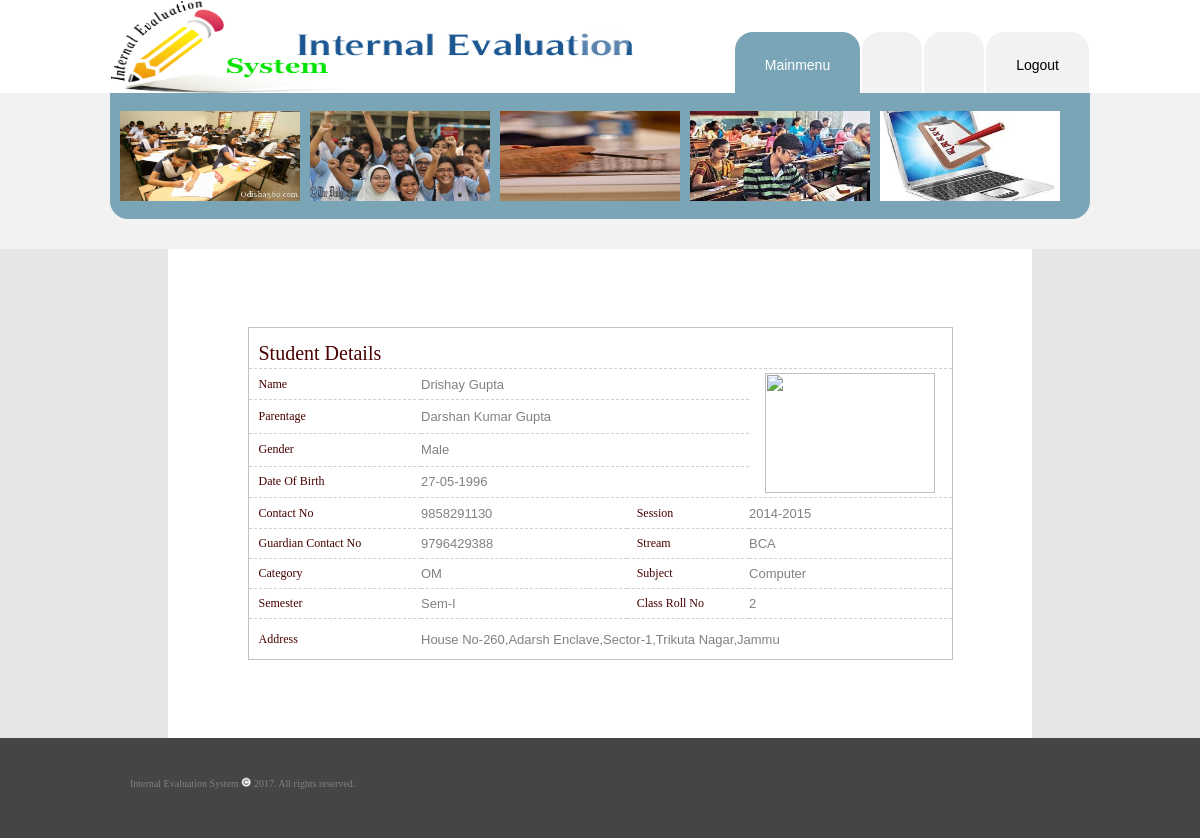
/danish/student_view.php?sid=58ef40ec2ce0d (signed in), run on the app's committed database.
### tables this page shows
CREATE TABLE IF NOT EXISTS `student_detail` (
  `studentid` varchar(50) NOT NULL,
  `name` varchar(100) NOT NULL,
  `parentage` varchar(100) NOT NULL,
  `gender` varchar(20) NOT NULL,
  `dateofbirth` varchar(50) NOT NULL,
  `contactno` varchar(20) NOT NULL,
  `guardiancontactno` varchar(20) NOT NULL,
  `category` varchar(10) NOT NULL,
  `session` varchar(10) NOT NULL,
  `stream` varchar(50) NOT NULL,
  `subject` varchar(200) NOT NULL,
  `semester` varchar(10) NOT NULL,
  `classrollno` int(20) NOT NULL,
  `address` varchar(100) NOT NULL,
  `picture` varchar(50) NOT NULL,
  `status` varchar(1) NOT NULL DEFAULT 'T',
  `date` varchar(50) NOT NULL,
  `lstatus` varchar(1) NOT NULL DEFAULT 'U'
);

### danish/student_view.php (the view, shortened to what this page needs)
<?php
include("admintop.php");
$sid=isset($_REQUEST["sid"])?$_REQUEST["sid"]:"";
include("cont.php");
$p="select * from student_detail where studentid ='$sid'";
$qry=mysqli_query($con,$p);
$res=mysqli_fetch_row($qry);
?>
<div align="center">
  <center>
  <table border="0" cellpadding="0" cellspacing="0" width="72%" height="489" class="bkwhite">
  <tr>
    <td width="100%" height="489">
    <div align="center">
      <center>
      <table border="0" cellpadding="0" cellspacing="0" width="705" height="108" class="viewtbl">
        <tr>
          <td width="701" height="30" colspan="4" class="title" id="border_bottom">Student Details</td>
        </tr>
        <tr>
          <td width="168" height="23" class="labels" id="border_bottom">Name</td>
          <td width="329" colspan="2" height="23" id="border_bottom"><?=$res[1]?></td>
          <td width="204" height="128" rowspan="4" id="border_bottom"><center><img src="upload_pic/<?=$res[14]?>" height="120" width="170"></center></td>
        </tr>
        <tr>
          <td width="168" height="25" class="labels" id="border_bottom">
          Parentage</td>
          <td width="329" colspan="2" height="25" id="border_bottom"><?=$res[2]?></td>
        </tr>
        <tr>
          <td width="168" height="24" class="labels" id="border_bottom">Gender</td>
          <td width="329" colspan="2" height="24" id="border_bottom"><?=$res[3]?></td>
        </tr>
        <tr>
          <td width="168" height="23" class="labels" id="border_bottom">Date Of
          Birth</td>
          <td width="329" colspan="2" height="23" id="border_bottom"><?=$res[4]?></td>
        </tr>
        <tr>
          <td width="168" height="30" class="labels" id="border_bottom">Contact No</td>
          <td width="212" height="30" id="border_bottom"><?=$res[5]?></td>
          <td width="116" height="30" class="labels" id="border_bottom">Session</td>
          <td width="204" height="30" id="border_bottom"><?=$res[8]?></td>
        </tr>
        <tr>
          <td width="168" height="29" class="labels" id="border_bottom">Guardian Contact No</td>
          <td width="212" height="29" id="border_bottom"><?=$res[6]?></td>
          <td width="116" height="29" class="labels" id="border_bottom">Stream</td>
          <td width="204" height="29" id="border_bottom"><?=$res[9]?> </td>
        </tr>
        <tr>
          <td width="168" height="29" class="labels" id="border_bottom">Category</td>
          <td width="212" height="29" id="border_bottom"><?=$res[7]?></td>
          <td width="116" height="29" class="labels" id="border_bottom">Subject</td>
          <td width="204" height="29" id="border_bottom"><?=$res[10]?></td>
        </tr>
        <tr>
          <td width="168" height="29" class="labels" id="border_bottom">Semester</td>
          <td width="212" height="29" id="border_bottom"><?=$res[11]?></td>
          <td width="116" height="29" class="labels" id="border_bottom">Class Roll No</td>
          <td width="204" height="29" id="border_bottom"><?=$res[12]?></td>
        </tr>
        <tr>
          <td width="168" height="40" class="labels" >Address</td>
          <td width="534" height="40" colspan="3"><?=$res[13]?></td>
        </tr>
      </table>
      </center>
    </div>
    </td>
  </tr>
</table></center>
</div>
<?php
include("bottom.php");
?>

### danish/images/stylesheet.css (style rules this page uses)
body { margin: 0px; color: rgb(129, 129, 129); font-family: Arial, Helvetica, sans-serif; font-size: 13px; background-color: rgb(242, 242, 242); }
.bkwhite { background:#ffffff; }
.title { font-size: 20px; color: #480000; font-family: verdana; padding-left: 10px; }
.labels { font-size: 12px; color: #480000; font-family: verdana; padding-left: 10px; }
#border_bottom { border-bottom: 1px dashed #d0d0d0; }
.viewtbl { padding-top:10px; border: 1px solid #C4C0C0; background-color :#ffffff; }

### data on the page
student_detail: name "Drishay Gupta", parentage "Darshan Kumar Gupta", gender "Male", dateofbirth "27-05-1996", contactno "9858291130", session "2014-2015", guardiancontactno "9796429388", stream "BCA", category "OM", subject "Computer", semester "Sem-I", classrollno "2", address "House No-260,Adarsh Enclave,Sector-1,Trikuta Nagar,Jammu"
